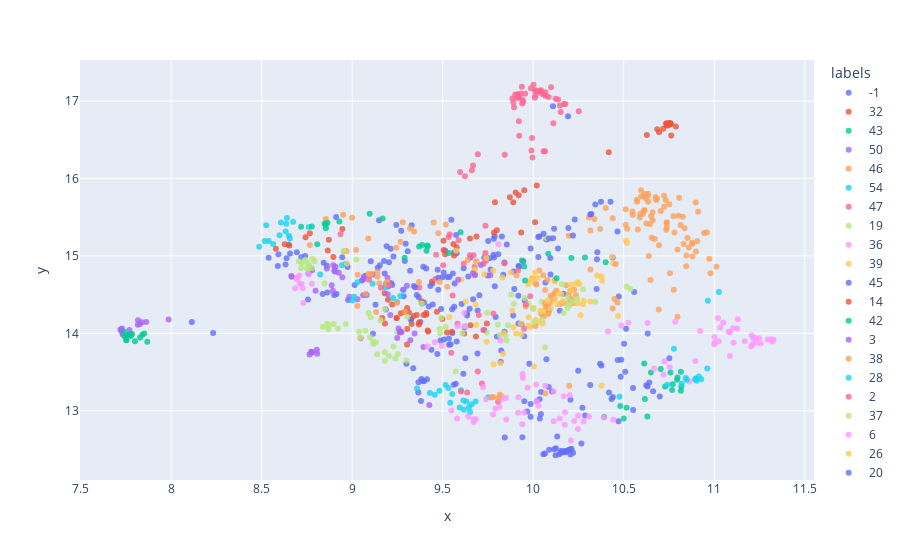

The cell this chart's notebook holds for it:
### Code cell
result["labels"] = result.labels.apply(str)
fig = px.scatter(result, x="x", y="y",hover_name="headline",hover_data=["created_at"], color = "labels",opacity=0.8)
fig["layout"].pop("updatemenus")
fig.update_layout(
     height=1000)
fig.show()
